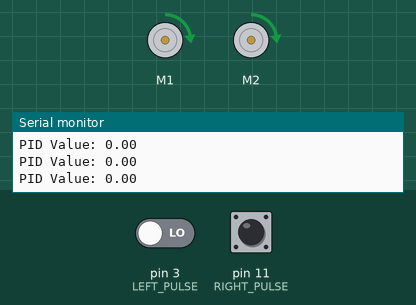
Recording of a sketch running on a simulated Arduino Uno, built with avr-gcc and run on an emulated ATmega328P. Parts: 2 × DC motor (green arrow = forward, orange = backward, longer = faster), the last lines printed to the serial monitor. Inputs (shaded band) come from the test bench; at power-on: pin 11 (RIGHT_PULSE) LOW, pin 3 (LEFT_PULSE) LOW.

Above: at 5.0 s.
5.1 s: pin 11 (RIGHT_PULSE) pulled HIGH for 0.15 s
At 6.86 s:
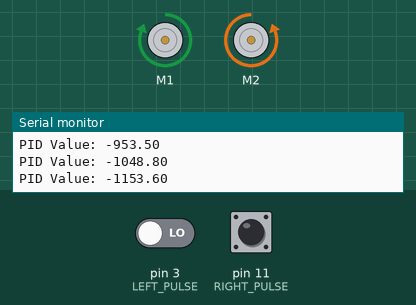
At 7.67 s:
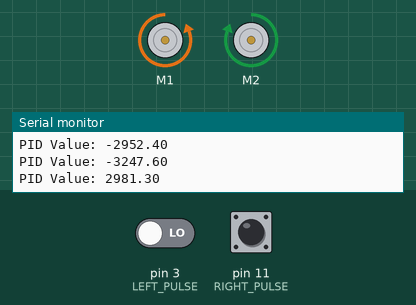
8.2 s: pin 3 (LEFT_PULSE) driven HIGH
11.2 s: pin 11 (RIGHT_PULSE) pulled HIGH for 1 s
15.2 s: pin 3 (LEFT_PULSE) driven LOW
Timing chart, 0 to 19.2 s (numbered marks = the images above; inputs shaded):
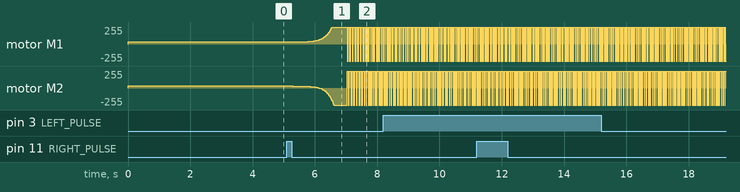

The sketch:

motorLib.ino
```cpp
#include <DualVNH5019MotorShield.h>
#include <EnableInterrupt.h>

#define MAX_SPEED 400
#define LEFT_PULSE 3 // LEFT M1 Pulse A
#define RIGHT_PULSE 11 // RIGHT M2 Pulse A

DualVNH5019MotorShield md;

volatile int countLeft, countRight;
volatile boolean calibrationMotorLeft, calibrationMotorRight;

int integral = 0;
int derivative = 0;
int previousDifference = 0;

void setup() {
  md.init();
  Serial.begin(9600);
  while (!Serial);
  resetMotorCount();
  setupMotorEncoder();
  //  calibrateMotor();
  moveForward(20000, 50);
  //  turnRight();
}

void loop() {
}

void resetMotorCount() {
  countLeft = 0;
  countRight = 0;
}

void setupMotorEncoder() {
  pinMode(LEFT_PULSE, INPUT);
  pinMode(RIGHT_PULSE, INPUT);
  enableInterrupt(LEFT_PULSE, incrementLeftMotorCount, CHANGE);
  enableInterrupt(RIGHT_PULSE, incrementRightMotorCount, CHANGE);
  md.setSpeeds(0, 0);
}

void incrementLeftMotorCount() {
//  Serial.print("L: ");
//  Serial.println(countLeft);
  countLeft++;
}

void incrementRightMotorCount() {
//  Serial.print("R: ");
//  Serial.println(countRight);
  countRight++;
}

void calibrateMotor() {
  Serial.println("Start - Motor Calibration");
  int calibrationMotorSpeed = 50;
  resetMotorCount();
  calibrationMotorLeft = false;
  calibrationMotorRight = false;
  enableInterrupt(LEFT_PULSE, leftCalibrateDone, CHANGE);
  enableInterrupt(RIGHT_PULSE, rightCalibrateDone, CHANGE);
  while (calibrationMotorLeft == false || calibrationMotorRight == false) {
    if (calibrationMotorLeft == false)
      md.setM1Speed(calibrationMotorSpeed);
    if (calibrationMotorRight == false)
      md.setM2Speed(calibrationMotorSpeed);
  }
  delay(100);
  while (countLeft != countRight) {
    if (countLeft > countRight) {
      calibrationMotorRight = false;
      while (calibrationMotorRight == false)
        md.setM2Speed(calibrationMotorSpeed);
    }
    if (countRight > countLeft) {
      calibrationMotorLeft = false;
      while (calibrationMotorLeft == false)
        md.setM1Speed(calibrationMotorSpeed);
    }
  }
  resetMotorCount();
  Serial.println("Done - Motor Calibration");
  setupMotorEncoder();
}

void leftCalibrateDone() {
  md.setM1Brake(400);
  calibrationMotorLeft = true;
}

void rightCalibrateDone() {
  md.setM2Brake(400);
  calibrationMotorRight = true;
}

void moveForward(int distance, int Speed) {
  resetMotorCount();
  while (countLeft < distance || countRight < distance) {
    double adjustments = tunePID();
    Serial.print("PID Value: ");
    Serial.println(adjustments);
    md.setSpeeds(Speed - adjustments, Speed + adjustments);
    previousDifference = adjustments;
  }
  md.setBrakes(400, 400);
}

void turnRight() {
  int distance = 808;
  int Speed = 200;
  resetMotorCount();
  while (countLeft < distance || countRight < distance) {
    double adjustments = tunePID();
    Serial.print("PID Value: ");
    Serial.println(adjustments);
    md.setSpeeds(Speed - adjustments, -(Speed + adjustments));
    previousDifference = adjustments;
  }
  md.setBrakes(400, 400);
}

double tunePID() {
  int difference = (countLeft - countRight);
  integral = integral + previousDifference;
  previousDifference = difference;
  return ((0.6) * difference) + ((0.1) * integral);
}
```

Measured:
- after the input at 5.1 s, motor M1: ramps from backward 255/255 to forward 255/255 and jumps back, once every 0.06 s; motor M2: ramps from forward 255/255 to backward 255/255 and jumps back, once every 0.06 s
